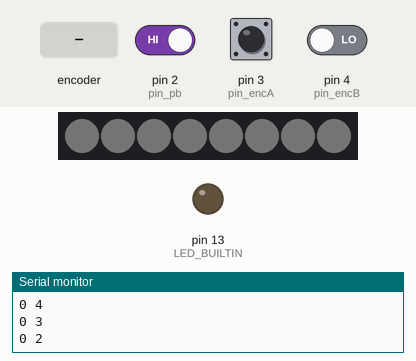
This sketch was run on a simulated Arduino Uno, built with avr-gcc and run on an emulated ATmega328P. On the bench: 8 RGB LEDs in strip order, left to right, output pins drawn as LEDs (lit = HIGH), the last lines printed to the serial monitor. The test bench sets the inputs (shaded band); at power-on: pin 2 (pin_pb) HIGH, pin 3 (pin_encA) HIGH, pin 4 (pin_encB) LOW. Dim RGB values are drawn brighter than linear; the strip is taken to match the declared colour order.

Above: at 0.85 s.
1.3 s: rotary encoder on pin 3 (pin_encA) / pin 4 (pin_encB) turned 1 step (first pin leading)
At 2.5 s:
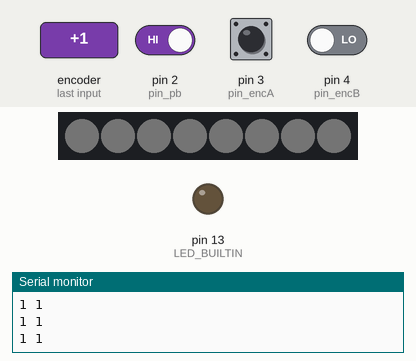
3.0 s: rotary encoder on pin 3 (pin_encA) / pin 4 (pin_encB) turned 2 steps (second pin leading)
At 4.5 s:
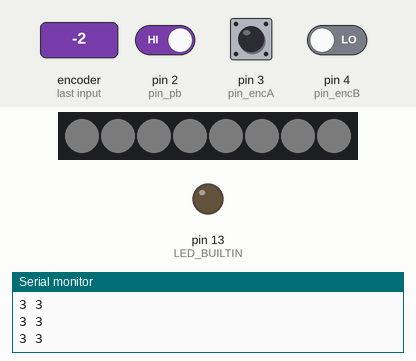
4.9 s: pin 2 (pin_pb) driven LOW
At 6.3 s:
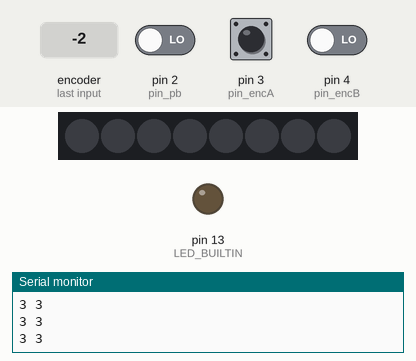
Timing chart, 0 to 7.9 s (numbered marks = the images above; inputs shaded):
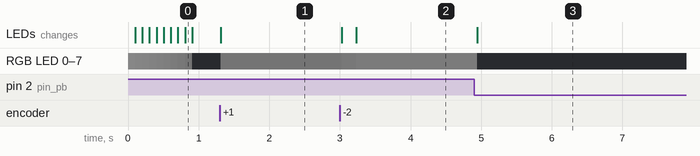

The sketch:

main_controller.ino
```cpp
// The metro board does not have the ability to use the usb HID functionality, get the M0 from home for this.
//#include "HID-Project.h"
#include "Adafruit_NeoPixel.h"
/*
 *
 * This is the main controller function. The goal for this one is to control everything
 * managed by the HID libraries. For this project, this will just be media buttons
 *
 * This will utilize a cooperative scheduler, placing priorities on encoder inputs
 *
 */
// pins
const int pin_pb = 2;
const int pin_encA = 3;
const int pin_encB = 4;
const int pin_neo = 11;
const int count_led = 8;

// constants
const int debounce_ms = 50; // ms to debounce the encoder
const int momentum_ms = 150; // ms to consider momentum for the encoder
const int pb_debounce_ms = 1000; // ms to debounce the push button on the encoder

// globals
int encA, encB, val, last_val, delta, mute = 0;
int brightness = 10;

// pre-setup
Adafruit_NeoPixel strip( count_led , pin_neo , NEO_RGBW + NEO_KHZ800 );
uint32_t fav_color = strip.Color( 20 , 0 , 100 , brightness );

void setup() {
  // put your setup code here, to run once:
  // declare pin modes
  pinMode( LED_BUILTIN , OUTPUT );
  pinMode( pin_pb , INPUT );
  pinMode( pin_encA , INPUT );
  pinMode( pin_encB , INPUT );

  attachInterrupt( digitalPinToInterrupt( pin_encA ) , encoder_f , FALLING );
  attachInterrupt( digitalPinToInterrupt( pin_pb ) , pushbutton_f , FALLING );

  // start consumer ( controller for media buttons )
  //Consumer.begin()

  // start serial port
  Serial.begin(9600);

  // set the color and start strip
  strip.begin();
  strip.show();
  strip.fill( fav_color );
  //strip.show();

}

void loop() {
  // put your main code here, to run repeatedly:
  Serial.print( val );
  Serial.print( " " );
  Serial.println( brightness );
  val_limit();
  update_brightness( val );
  delay( 100 );

}

void encoder_f() {
  // declare locals
  static unsigned long last_interrupt_time = 0; // statics persist throughout function calls
  unsigned long interrupt_time = millis();
  int temp = digitalRead( pin_encB ); // I want the second encoder pin to be read as fast as possible from the interrupt

  int delta_t = interrupt_time - last_interrupt_time;

  // This if loop creates a debounce
  if ( delta_t > debounce_ms ) {
    last_val = val;
    if ( temp ) {
      val--;
      }
    else {
      val++;
    }

    last_interrupt_time = interrupt_time; // last interrupt is more like last successful interrupt. Where a success is going into the if statement.
  }

  //last_interrupt_time = interrupt_time;
  if ( ( delta_t < momentum_ms ) && ( val - last_val != delta ) ) {
    val = last_val;
  }
  else {
    delta = val - last_val;
  }


}

void pushbutton_f() {
  static unsigned long pb_last_interrupt_time = 0;
  unsigned long interrupt_time = millis();

  if ( pb_last_interrupt_time - interrupt_time > pb_debounce_ms ) {
    // toggle mute
    mute = !mute;

    // update debounce time
    pb_last_interrupt_time = interrupt_time;
  }

}

void update_brightness( int target ) {
  uint16_t temp = brightness;
  if ( target > brightness ) {
    brightness++;
  }
  else if ( target < brightness ) {
    brightness--;
  }

  if (  mute == 0  ) {
    strip.fill( strip.Color( 0 , 0 , 0 , brightness ) );
    strip.show();
  }
  else if ( mute == 1 ) {
    strip.fill( strip.Color( 0 , 0 , 0 , 0 ) );
    strip.show();
  }
}

void val_limit() {
  if (val > 100 ) {
    val = 100;
  }
  else if ( val < 0 ) {
    val = 0;
  }
}
```

Measured:
- after the input at 1.3 s, RGB LED 0–7: off → RGB(1, 1, 1) at once; the LEDs: change at once (image 1)
- after the input at 3.0 s, RGB LED 0–7: RGB(1, 1, 1) → RGB(2, 2, 2) at once, → RGB(3, 3, 3) 0.20 s later
- after the input at 4.9 s, RGB LED 0–7: RGB(3, 3, 3) → off at once; the LEDs: change at once (image 3)
